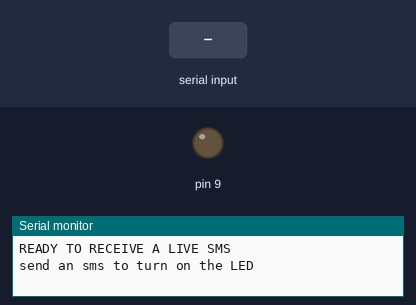
A sketch run on a simulated Arduino Uno, built with avr-gcc and run on an emulated ATmega328P. Parts: output pins drawn as LEDs (lit = HIGH), the last lines printed to the serial monitor. The test bench sets the inputs (shaded band). The modem accepts every AT command (registered, SIM ready, sends succeed) and sends nothing else.

Above: at 1.2 s.
1.3 s: "1,90\n" received over the second serial link
At 2.8 s:
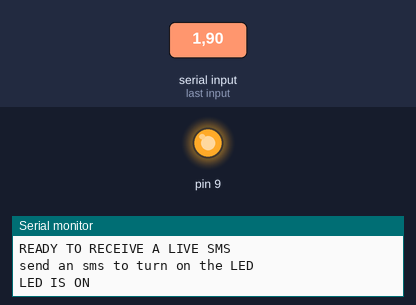
Timing chart, 0 to 4.3 s (numbered marks = the images above; inputs shaded):
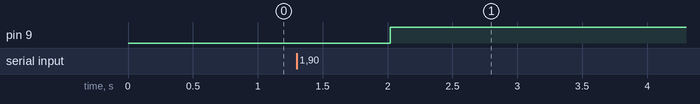

The sketch:

Using_GSM.ino
```cpp
#include <SoftwareSerial.h>
SoftwareSerial mySerial(5,6);//Arduino's(RX,TX).

void ReceiveMsg();


void setup()
{
 Serial.begin(9600);//Start Serial communication.
 mySerial.begin(9600);//Start GSM communication.
 pinMode(9,OUTPUT);
 ReceiveMsg();
}

void loop()
{
  while(mySerial.available()==0);//Wait until the command to switch ON the LED is received.

  while(mySerial.parseInt()!=1)
  {

     Serial.println("send an sms to turn on the LED");//prompt the user to send the command.
     delay(1000);
    }

 Serial.println("LED IS ON");//Send "1" to turn the LED on.
 digitalWrite(9,HIGH);

 while(mySerial.parseInt()!=2);

 Serial.println("LED IS OFF");//Send "2" to turn the LED off.
 digitalWrite(9,LOW);

while(1);
}
void ReceiveMsg()
{
  mySerial.println("AT+CNMI=2,2,0,0,0");//AT command to receive a live sms.
  Serial.println("READY TO RECEIVE A LIVE SMS");
 }
```

Measured:
- after the input at 1.3 s, pin 9: LOW → HIGH after 0.72 s
